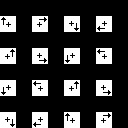

A level layout from a 2D game, rendered from its tile map. Below: a short description, then the map file with its tile-grid data intact:
An orthogonal 4x4 tile map with 32x32 px tiles, 1 tile layer (Tile Layer 1).

<map version="1.10" tiledversion="1.10.1" orientation="orthogonal" renderorder="right-down" width="4" height="4" tilewidth="32" tileheight="32" infinite="0" nextlayerid="2" nextobjectid="1">
 <properties>
  <property name="some file" type="file" value="test_world.world" />
  <property name="test" propertytype="testenum" value="test 1" />
  <property name="test_class" type="class" propertytype="test_class">
   <properties>
    <property name="member1" value="1234" />
    <property name="test enum" propertytype="testenum" value="test 2" />
   </properties>
  </property>
 </properties>
 <tileset firstgid="1" name="test" tilewidth="16" tileheight="16" tilecount="1" columns="1">
  <image source="../sprites/transformations_test.png" width="16" height="16" />
 </tileset>
 <layer id="1" name="Tile Layer 1" width="4" height="4">
  <data encoding="csv">
1,2684354561,3221225473,1610612737,
2147483649,3758096385,1073741825,536870913,
1073741825,536870913,2147483649,3758096385,
3221225473,1610612737,1,2684354561
</data>
 </layer>
</map>
